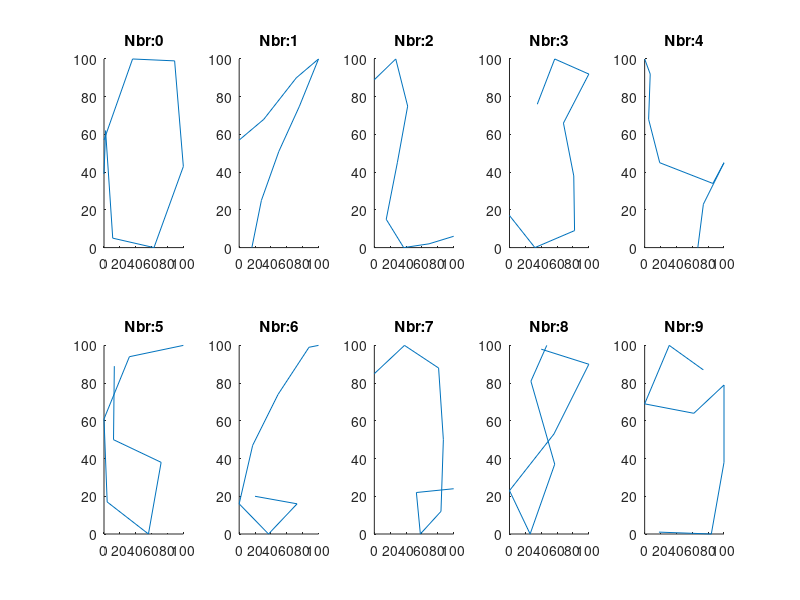

Write MATLAB code to recreate this figure.
M=dlmread('pendigits-training.txt');

NBR_POS = 17;

FIGURE_W = 5;
FIGURE_H = 2;

lookup=[0, false,1;1, false, 2;2, false,3;3, false,4;
    4, false,5;5, false,6;6, false,7;7, false,8;
    8, false,9;9, false,10];

count=0;

figure;

for i=1:size(M,1),
    currentNbr = M(i,NBR_POS);
    pos = currentNbr  + 1;

    if(lookup(pos,2)~=true)

        figurePos = lookup(pos,3);

        subplot(FIGURE_H,FIGURE_W,figurePos);

        title(strcat('Nbr: ', int2str(currentNbr)));

        x=[];
        y=[];
        for j=1:2:16,
           x = [x, M(i,j)];
           y = [y, M(i,j+1)];
        end

        line(x,y);

        axis([0,100,0,100]);

        lookup(pos,2)=true;
        count = count + 1;
        if count > 9
            break;
        end
    end
end